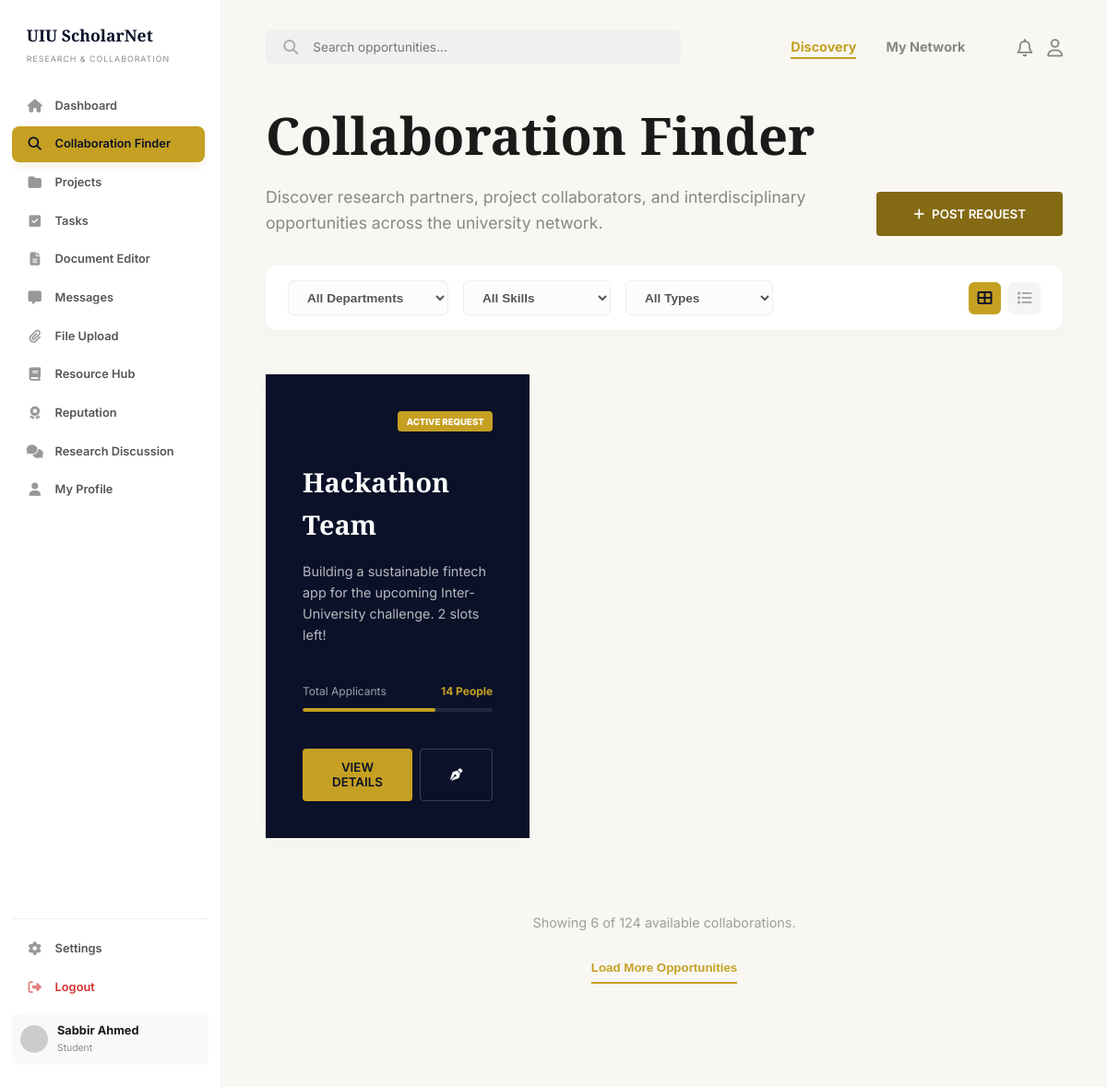
The page /dashboard/collaboration.php (signed in) on the database as committed earlier.
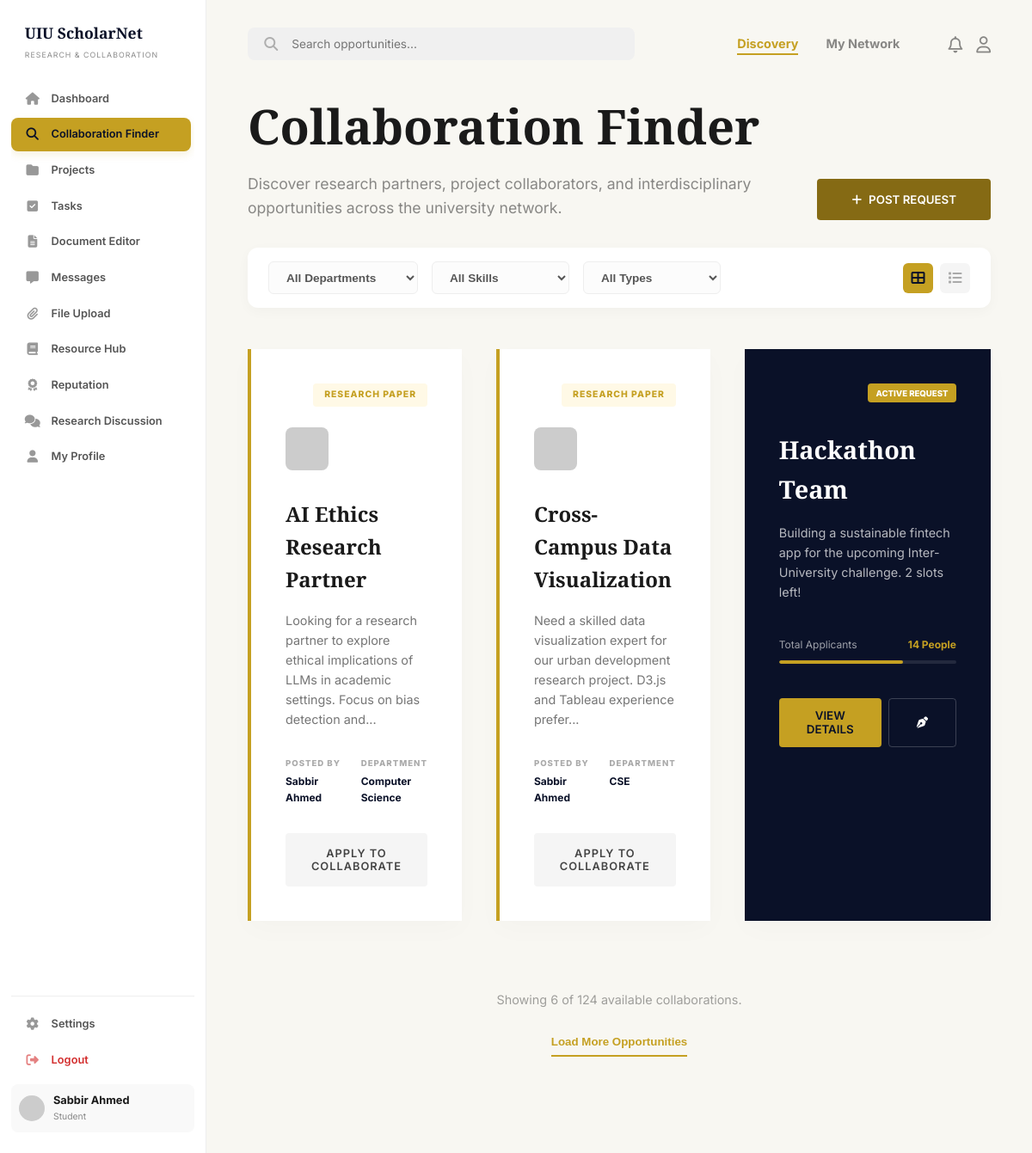
The same page on the database as committed later.
### tables this page shows
CREATE TABLE IF NOT EXISTS collaboration_posts (
    id INT AUTO_INCREMENT PRIMARY KEY,
    user_id INT,
    title VARCHAR(255) NOT NULL,
    department VARCHAR(100),
    description TEXT,
    skills_required TEXT,
    created_at TIMESTAMP DEFAULT CURRENT_TIMESTAMP,
    FOREIGN KEY (user_id) REFERENCES users(id) ON DELETE CASCADE
);

CREATE TABLE IF NOT EXISTS users (
    id INT AUTO_INCREMENT PRIMARY KEY,
    full_name VARCHAR(100) NOT NULL,
    email VARCHAR(100) UNIQUE NOT NULL,
    password VARCHAR(255) NOT NULL,
    role ENUM('student', 'faculty') DEFAULT 'student',
    department VARCHAR(100),
    interests TEXT,
    skills TEXT,
    points INT DEFAULT 0,
    created_at TIMESTAMP DEFAULT CURRENT_TIMESTAMP
);

### dashboard/collaboration.php (the view, shortened to what the changed rows need)
<?php
require_once('../includes/auth_check.php');
$stmt = $conn->prepare("SELECT cp.*, u.full_name
                        FROM collaboration_posts cp
                        JOIN users u ON cp.user_id = u.id
                        ORDER BY cp.created_at DESC");
$stmt->execute();
$result = $stmt->get_result();
?>
<!DOCTYPE html>
<html lang="en">
<head>
    <link rel="stylesheet" href="https://cdnjs.cloudflare.com/ajax/libs/font-awesome/6.4.0/css/all.min.css">
    <link rel="stylesheet" href="../assets/css/style.css">
</head>
<body class="dashboard-page">
    <main class="main-content">
        <section class="discovery-header">
            <div style="display: flex; justify-content: space-between; align-items: flex-end; margin-bottom: 2rem;">
                <div>
                    <h1 style="font-size: 3.5rem; margin-bottom: 0.5rem;">Collaboration Finder</h1>
                </div>
            </div>
        </section>
        <div class="collaboration-grid" style="grid-template-columns: repeat(3, 1fr); gap: 2.5rem;">
            <?php while($row = $result->fetch_assoc()): ?>
            <div class="collab-card">
                <div class="card-tag">RESEARCH PAPER</div>
                <div class="card-author-info">
                    <img src="https://ui-avatars.com/api/?name=<?php echo urlencode($row['full_name']); ?>&background=f5f5f5&color=0a1128" alt="Author">
                </div>
                <h3 style="font-size: 1.5rem; margin-bottom: 1rem;"><?php echo htmlspecialchars($row['title']); ?></h3>
                <p style="font-size: 0.9rem; opacity: 0.6; margin-bottom: 2rem; flex: 1;">
                    <?php
                        $desc = (string)($row['description'] ?? '');
                        echo htmlspecialchars((strlen($desc) > 120) ? substr($desc, 0, 120) . '...' : $desc);
                    ?>
                </p>
                <div style="display: grid; grid-template-columns: 1fr 1fr; gap: 1rem; margin-bottom: 2rem;">
                    <div class="meta-block">
                        <span class="meta-label">POSTED BY</span>
                        <span class="meta-value"><?php echo htmlspecialchars($row['full_name']); ?></span>
                    </div>
                    <div class="meta-block">
                        <span class="meta-label">DEPARTMENT</span>
                        <span class="meta-value"><?php echo htmlspecialchars($row['department']); ?></span>
                    </div>
                </div>
                <button class="btn btn-apply">APPLY TO COLLABORATE</button>
            </div>
            <?php endwhile; ?>
        </div>
    </main>
</body>
</html>

Rows that differ between the two databases and show on the page:
added collaboration_posts: title "AI Ethics Research Partner", description "Looking for a research partner to explore ethical implications of LLMs in academic settings. Focus on bias detection and...", user.full_name "Sabbir Ahmed", department "Computer Science"
added collaboration_posts: title "Cross-Campus Data Visualization", description "Need a skilled data visualization expert for our urban development research project. D3.js and Tableau experience prefer...", user.full_name "Sabbir Ahmed", department "CSE"
